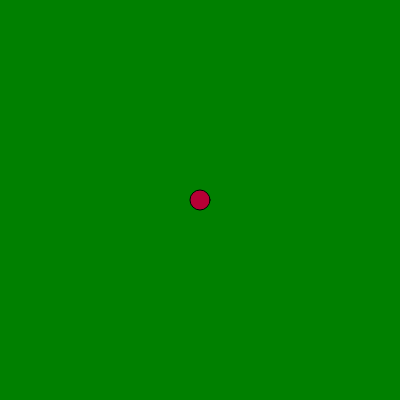
Frame 1 (no input)
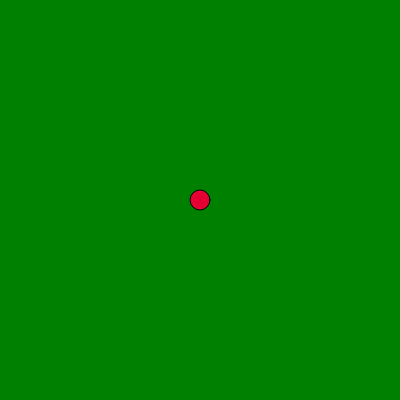
Frame 60 (no input)
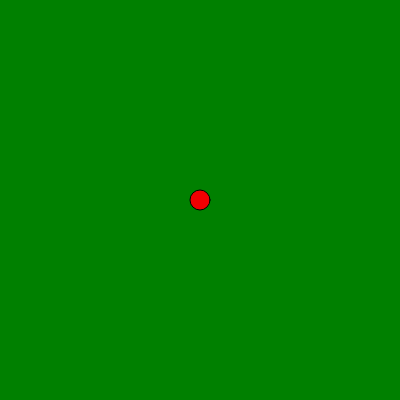
Frame 120 (the mouse pressed at the canvas centre since frame 60)

The p5.js sketch that drew these frames (run headless with seeded random() and noise() and a simulated clock; from frame 60 on, the mouse is pressed at the canvas centre):

// p5.js sketch
// ── sketch.js
function setup() {
  createCanvas(400, 400);
}

function draw() {
  background('green');
  fill(random(255), 0, random(255));
  ellipse(200, 200, 20);
}
